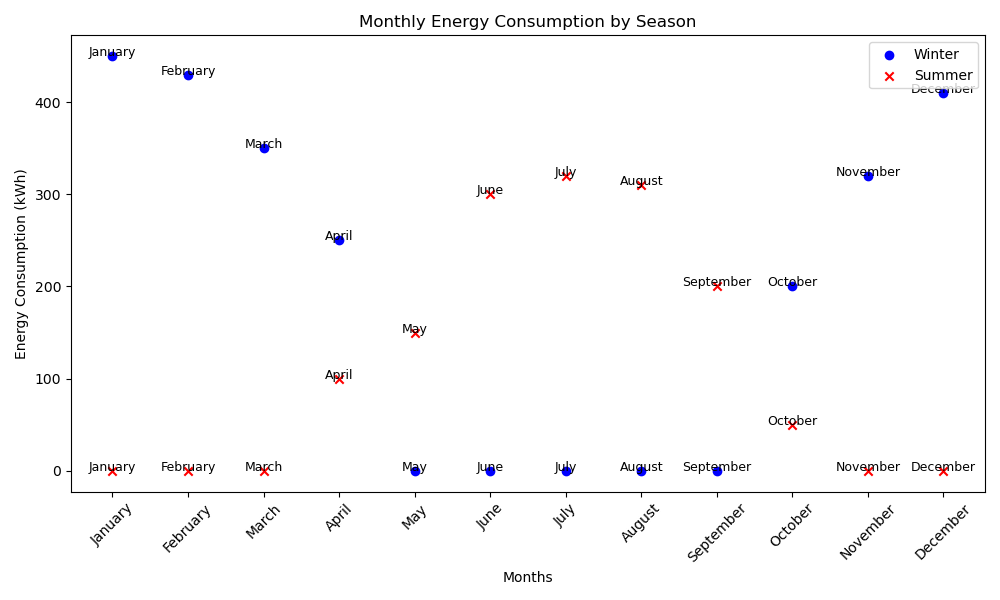

This chart was generated by the following Python code:

import matplotlib.pyplot as plt

# Data
data = [
    {'Month': 'January', 'Winter Energy Consumption (kWh)': 450, 'Summer Energy Consumption (kWh)': 0},
    {'Month': 'February', 'Winter Energy Consumption (kWh)': 430, 'Summer Energy Consumption (kWh)': 0},
    {'Month': 'March', 'Winter Energy Consumption (kWh)': 350, 'Summer Energy Consumption (kWh)': 0},
    {'Month': 'April', 'Winter Energy Consumption (kWh)': 250, 'Summer Energy Consumption (kWh)': 100},
    {'Month': 'May', 'Winter Energy Consumption (kWh)': 0, 'Summer Energy Consumption (kWh)': 150},
    {'Month': 'June', 'Winter Energy Consumption (kWh)': 0, 'Summer Energy Consumption (kWh)': 300},
    {'Month': 'July', 'Winter Energy Consumption (kWh)': 0, 'Summer Energy Consumption (kWh)': 320},
    {'Month': 'August', 'Winter Energy Consumption (kWh)': 0, 'Summer Energy Consumption (kWh)': 310},
    {'Month': 'September', 'Winter Energy Consumption (kWh)': 0, 'Summer Energy Consumption (kWh)': 200},
    {'Month': 'October', 'Winter Energy Consumption (kWh)': 200, 'Summer Energy Consumption (kWh)': 50},
    {'Month': 'November', 'Winter Energy Consumption (kWh)': 320, 'Summer Energy Consumption (kWh)': 0},
    {'Month': 'December', 'Winter Energy Consumption (kWh)': 410, 'Summer Energy Consumption (kWh)': 0}
]

# Separate the data into usable lists
months = [d['Month'] for d in data]
winter_consumption = [d['Winter Energy Consumption (kWh)'] for d in data]
summer_consumption = [d['Summer Energy Consumption (kWh)'] for d in data]

# Create scatterplot
plt.figure(figsize=(10, 6))

# Plot Winter Energy Consumption
for i, month in enumerate(months):
    plt.scatter(i, winter_consumption[i], color='blue', marker='o', label="Winter" if i == 0 else "")
    plt.text(i, winter_consumption[i], month, fontsize=9, ha='center')

# Plot Summer Energy Consumption
for i, month in enumerate(months):
    plt.scatter(i, summer_consumption[i], color='red', marker='x', label="Summer" if i == 0 else "")
    plt.text(i, summer_consumption[i], month, fontsize=9, ha='center')

# Add title and labels
plt.title('Monthly Energy Consumption by Season')
plt.xlabel('Months')
plt.ylabel('Energy Consumption (kWh)')

# x-axis labels
plt.xticks(range(len(months)), months, rotation=45)

# Add legend
plt.legend()

# Show plot
plt.tight_layout()
plt.show()
